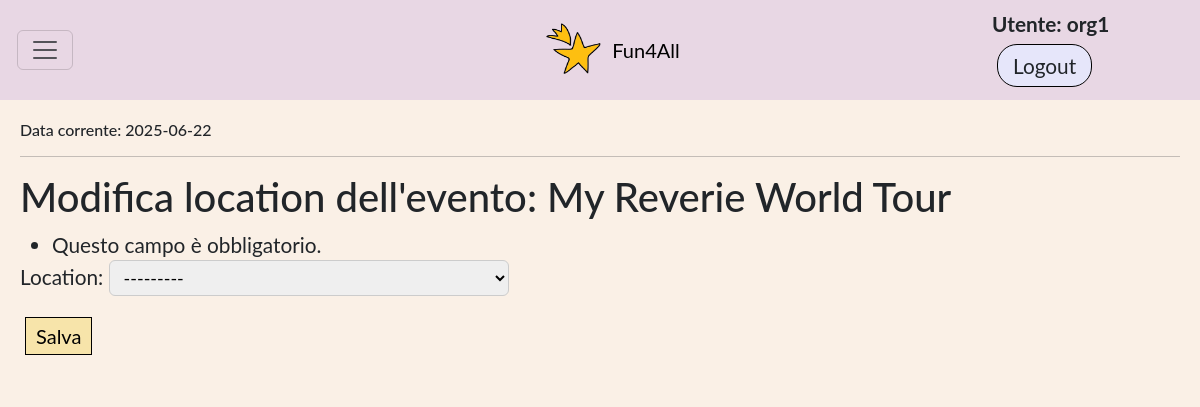
/eventi/2/cambia_evento_location/ (signed in), run on the app's committed database.
### app_fun4all/models.py (models this page shows, shortened)
class DataFittizia(models.Model):
    data_fittizia = models.DateField(validators=[valida_data_2025])
    admin = models.ForeignKey(User, on_delete=models.SET_NULL, null=True, blank=True)
    def __str__(self):
        return f"Data corrente: {self.data_fittizia}"
    class Meta:
        verbose_name_plural = 'Data Fittizia'
        permissions = (('can_manage_data_fittizia', 'Can manage Data Fittizia'),)

class Evento(models.Model):
    nome = models.CharField(max_length=80)
    descrizione = models.CharField(max_length=300 ,)
    location = models.ForeignKey(Location, on_delete=models.SET_NULL, null = True, related_name='eventi')
    data_evento = models.DateField(unique=True, validators=[valida_data_2025])
    organizzatore = models.ForeignKey(User, on_delete=models.SET_NULL, null=True, blank=True, related_name='eventi' )
    costo = models.PositiveIntegerField()
    data_corrente = models.ForeignKey(DataFittizia, on_delete=models.PROTECT, blank=True, null = True,related_name='eventi')
    Stato = [
        ('A', 'Attivo'),
        ('C', 'Cancellato dall\'organizzatore'),
        ('S', 'Sospeso per indisponibilità della location'),
        ('F', 'Scaduto e precedente attivo'),
        ('D', 'Scaduto e precededente cancellato'),
    ]
    stato = models.CharField(max_length=1, choices=Stato, default='A')
    class Meta:
        verbose_name_plural = 'Eventi'
        permissions = (('can_manage_evento', 'Can manage evento'),)
    def clean(self):
        if self.location and self.location.stato == 'I':
            return
        eventi_stesso_giorno = Evento.objects.filter(
            location=self.location,
            data_evento=self.data_evento
        ).exclude(pk=self.pk)
        if eventi_stesso_giorno.exists():
            raise ValidationError("Esiste già un evento in questa location in questa data.")

### app_fun4all/views.py (the view)
# urls.py: path('eventi/<int:pk>/cambia_evento_location/', views.change_evento_location, name='cambia-evento-location'),
@login_required
@permission_required('app_fun4all.can_manage_evento', raise_exception=True)
def change_evento_location(request, pk):
    evento = get_object_or_404(Evento, pk=pk)
    if request.method == 'POST':
        form = ChangeEventoLocationForm(request.POST, instance=evento)
        if form.is_valid():
            evento = form.save(commit=False)
            evento.clean() #Chiamo metodi di model per validazioni aggiuntive
            evento.save()
            return HttpResponseRedirect(reverse('eventi'))
        else:
            print(form.errors)
    else:  # GET request
        form = ChangeEventoLocationForm(request.POST, instance=evento)
    return render(request, 'app_fun4all/cambia_evento_location.html', {'form': form, 'evento': evento})

### app_fun4all/forms.py
class ChangeEventoLocationForm(forms.ModelForm):
    class Meta:
        model = Evento
        fields = ['location']
    def __init__(self, *args, **kwargs): #Selezionabile le locations attive disponibili alla data fittizia
        super().__init__(*args, **kwargs)
        dt = self.instance.data_evento
        loc = Location.objects.filter(stato='A')
        if dt:
            loc = loc.exclude(
                eventi__data_evento=dt,
                eventi__pk=self.instance.pk
            )
        else:
            loc = loc.exclude(eventi__data_evento=dt)
        self.fields['location'].queryset = loc

### app_fun4all/models.py (called while the page is built)
    def __str__(self):
        return f"{self.nome} - {self.luogo} ({self.capienza} posti)"

### app_fun4all/views.py (called while the page is built)
def data_corrente(request): #FBV che restituisce la data fittizia
    return { 'data_corrente': DataFittizia.objects.first() }

### app_fun4all/templates/app_fun4all/cambia_evento_location.html (shortened to what this page needs)
{% extends 'base_generic.html' %}
{% block content %}
    <h1>Modifica location dell'evento: {{ evento.nome }}</h1>
    <form method="post">
        {{ form.as_p }}
        <button type="submit">Salva</button>
    </form>
{% endblock %}

### app_fun4all/templates/base_generic.html (shortened to what this page needs)
<!DOCTYPE html>
<html lang="en">
<head>
    {% load static %}
    <link rel="stylesheet" href="https://cdn.jsdelivr.net/npm/bootstrap@5.3.0/dist/css/bootstrap.min.css">
    <link rel="stylesheet" href="{% static 'css/style.css' %}">
    <link rel="stylesheet" href="{% static 'css/home_layout.css' %}">
</head>
<body>
    <div class="box">
        {% block sidebar %}
            <nav class="navbar" style="background-color:rgb(232, 215, 228)">
                <div class="container-fluid d-flex align-items-center">
                    <div class="col-2">
                        {% if user.is_authenticated %}
                            <button class="navbar-toggler"
                                    type="button"
                                    data-bs-toggle="collapse"
                                    data-bs-target="#funzionalita"
                                    aria-expanded="false"
                                    aria-controls="funzionalita"
                                    aria-label="Toggle navigation">
                                <span class="navbar-toggler-icon"></span>
                            </button>
                        {% endif %}
                    </div>
                    <div class="col-8 text-center">
                        <a class="navbar-brand" href="{% url 'home' %}" style="display:flex;align-items:center;justify-content:center;">
                        <img src="{% static 'images/favicon.png' %}" alt="Logo" width="60" height="54" class="d-inline-block align-text-top me-2">
                        Fun4All
                    </a>
                    </div>
                    <div class="col-2 text-end">
                        {% if user.is_authenticated %}
                        <div class="autent ">
                            <span style="margin-right: 15px; font-weight: bold;"> Utente: {{ user.get_username }}</span>
                            <form style="display:inline" method="post" action="{% url 'logout' %}?next={% url 'home' %}">
                                <button class="btn">Logout</button>
                            </form>
                        </div>
                         {% else %}
                        <div class="autent ">
                            <a class="btn" href="{% url 'resetlogin' request.path %}">Login</a>
                            <a class="btn" href="{% url 'signup' request.path %}">Signup</a>
                        </div>
                        {% endif %}
                    </div>
                </div>
            </nav>
        {% endblock %}
        <div class="contenuto-principale" id="main-content">
            <h6>{{ data_corrente }}</h6>
            <hr>
            {% block content %}{% endblock %}
        </div>
    </div>
</body>
</html>

### app_fun4all/static/css/style.css (style rules this page uses)
body { font-family: "Lato", sans-serif; font-size : 1.3em; height : 96vh; margin-top: 2vh; margin-bottom: 2vh; }
.box ul { margin-bottom: 0px; }
button { display: inline-block; border: 1px solid black; padding: 3px 10px; cursor: pointer; background-color: #f7e4aa; transition: background-color 0.3s; font-size: 20px; margin: 5px; }
.navbar-brand { display: flex; align-items: center; margin-left:40px; text-align: end; }
.autent { display: flex; align-items: center; flex-wrap: wrap; align-content: end; }
.btn { border:solid black 0.09em; border-radius: 20px; background-color: lavender; padding: 5px 15px; font-size: 1em; margin: 5px; cursor:pointer; }
input[type="text"], input[type="email"], input[type="number"], input[type="password"], textarea, select { font-size: 18px; padding: 5px 10px; border-radius: 6px; border: 1px solid #ccc; width: 400px; }

### app_fun4all/static/css/home_layout.css (style rules this page uses)
html, body { height: 100%; margin: 0; }
.box { width: 100%; min-height: 100vh; background: linen; overflow: auto; }
.contenuto-principale { padding: 20px; width: 100%; height: 95%; background-color: linen; }

### data on the page
DataFittizia: data_fittizia "Data corrente: 2025-06-22"
Evento: nome "My Reverie World Tour", location "---------"

### other printed values
{{ user.get_username }} "org1"
